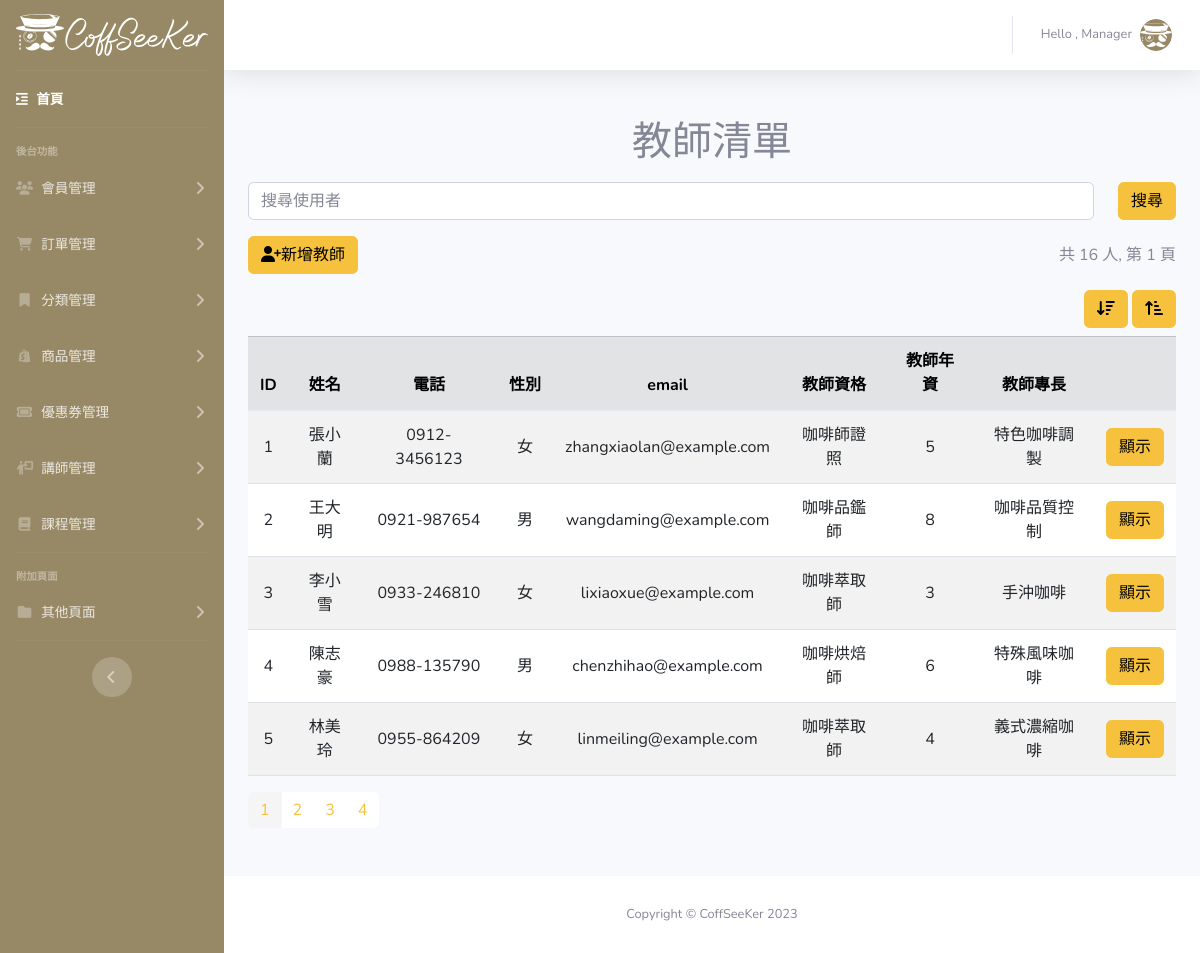
The app's page /Coffseeker-Admin/teacher-list.php with its own data.
### tables this page shows
CREATE TABLE `coffseeker_teachers` (
  `teacher_id` int(6) NOT NULL,
  `teacher_img` text NOT NULL,
  `teacher_name` text NOT NULL,
  `teacher_phone` varchar(13) NOT NULL,
  `teacher_gender` text NOT NULL,
  `teacher_mail` text NOT NULL,
  `teacher_qualification` longtext NOT NULL,
  `teacher_experience` int(11) NOT NULL,
  `teacher_specialty` text NOT NULL,
  `created_at` date NOT NULL,
  `valid` tinyint(2) NOT NULL
);

### Coffseeker-Admin/teacher-list.php (the view, shortened to what this page needs)
<?php
$page = $_GET["page"] ?? 1;
$type = $_GET["type"] ?? 1;
require_once("../db_connect.php");
if ($type == 1) {
    $order = "ORDER BY teacher_id ASC";
} elseif ($type == 2) {
    $order = "ORDER BY teacher_id DESC";
}
$sql = "SELECT coffseeker_teachers.teacher_id FROM coffseeker_teachers WHERE valid=1";
$resultTotal = $conn->query($sql);
$totalUser = $resultTotal->num_rows;
$idPerPage = 5;
$idPageStart = ($page - 1) * $idPerPage;
$totalPage = ceil($totalUser / $idPerPage);
$idPerPageLimit = "SELECT coffseeker_teachers.* FROM coffseeker_teachers WHERE valid=1 $order LIMIT $idPageStart,$idPerPage";
$result = $conn->query($idPerPageLimit);
?>
<!DOCTYPE html>
<html lang="en">
<head>
    <?php include("modal/template.php") ?>
</head>
<body id="page-top">
    <div id="wrapper">
        <?php include("modal/sidebar.php") ?>
        <div id="content-wrapper" class="d-flex flex-column">
            <div id="content">
                <?php include("modal/topbar.php") ?>
                <div class="container my-5">
                    <h1 class="text-center">教師清單</h1>
                    <div class="py-2">
                        <form action="teacher-search.php">
                            <div class="row gx-2">
                                <div class="col">
                                    <input type="text" class="form-control" placeholder="搜尋使用者" name="name">
                                </div>
                                <div class="col-auto">
                                    <button class="btn btn-warning" type="submit">搜尋</button>
                                </div>
                            </div>
                        </form>
                    </div>
                    <div class="py-2 d-flex justify-content-between align-items-center">
                        <a class="btn btn-warning" href="teacher-create.php"><i class="fa-solid fa-user-plus"></i>新增教師</a>
                        <div>
                            共 <?= $totalUser ?> 人, 第 <?= $page ?> 頁
                        </div>
                    </div>
                    <div class="py-2 d-flex justify-content-end">
                        <div>
                            <a class="btn btn-warning" href="teacher-list.php?page=<?= $page ?>&type=1"><i class="fa-solid fa-arrow-down-wide-short"></i></a>
                            <a class="btn btn-warning" href="teacher-list.php?page=<?= $page ?>&type=2"><i class="fa-solid fa-arrow-up-short-wide"></i></a>
                        </div>
                    </div>
                    <?php
                    $rows = $result->fetch_all(MYSQLI_ASSOC);
                    ?>
                    <table class="table table-striped text-center table-hover">
                        <thead class="table-secondary">
                            <tr>
                                <th>ID</th>
                                <th>姓名</th>
                                <th>電話</th>
                                <th>性別</th>
                                <th>email</th>
                                <th>教師資格</th>
                                <th>教師年資</th>
                                <th>教師專長</th>
                                <th></th>
                            </tr>
                        </thead>
                        <tbody>
                            <?php foreach ($rows as $row) : ?>
                                <tr class="hover-bgc">
                                    <td><?= $row["teacher_id"] ?></td>
                                    <td><?= $row["teacher_name"] ?></td>
                                    <td><?= $row["teacher_phone"] ?></td>
                                    <td><?= $row["teacher_gender"] ?></td>
                                    <td><?= $row["teacher_mail"] ?></td>
                                    <td><?= $row["teacher_qualification"] ?></td>
                                    <td><?= $row["teacher_experience"] ?></td>
                                    <td><?= $row["teacher_specialty"] ?></td>
                                    <td>
                                        <a href="teacher-detail.php?teacher_id=<?= $row["teacher_id"] ?>" class="btn btn-warning">顯示</a>
                                    </td>
                                </tr>
                            <?php endforeach; ?>
                        </tbody>
                    </table>
                    <nav aria-label="Page navigation example">
                        <ul class="pagination">
                            <?php for ($i = 1; $i <= $totalPage; $i++) : ?>
                                <li class="page-item <?php if ($i == $page) echo "active";?>">
                                    <a class="page-link text-warning border-0" href="teacher-list.php?page=<?= $i ?>&type=<?= $type ?>">
                                        <?= $i ?>
                                    </a>
                                </li>
                            <?php endfor; ?>
                        </ul>
                    </nav>
                </div>
            </div>
            <?php include("modal/footer.php") ?>
        </div>
    </div>
</body>
</html>

### Coffseeker-Admin/css/style.css (style rules this page uses)
:root { --milky:#988966; }
.btn-warning { color: black; }

### records on screen
coffseeker_teachers: teacher_id "1", teacher_name "張小蘭", teacher_phone "0912-3456123", teacher_gender "女", teacher_mail "zhangxiaolan@example.com", teacher_qualification "咖啡師證照", teacher_experience "5", teacher_specialty "特色咖啡調製"
coffseeker_teachers: teacher_id "2", teacher_name "王大明", teacher_phone "0921-987654", teacher_gender "男", teacher_mail "wangdaming@example.com", teacher_qualification "咖啡品鑑師", teacher_experience "8", teacher_specialty "咖啡品質控制"
coffseeker_teachers: teacher_id "3", teacher_name "李小雪", teacher_phone "0933-246810", teacher_gender "女", teacher_mail "lixiaoxue@example.com", teacher_qualification "咖啡萃取師", teacher_experience "3", teacher_specialty "手沖咖啡"
coffseeker_teachers: teacher_id "4", teacher_name "陳志豪", teacher_phone "0988-135790", teacher_gender "男", teacher_mail "chenzhihao@example.com", teacher_qualification "咖啡烘焙師", teacher_experience "6", teacher_specialty "特殊風味咖啡"
coffseeker_teachers: teacher_id "5", teacher_name "林美玲", teacher_phone "0955-864209", teacher_gender "女", teacher_mail "linmeiling@example.com", teacher_qualification "咖啡萃取師", teacher_experience "4", teacher_specialty "義式濃縮咖啡"

### other values on screen
$totalUser "16"
$page "1"
